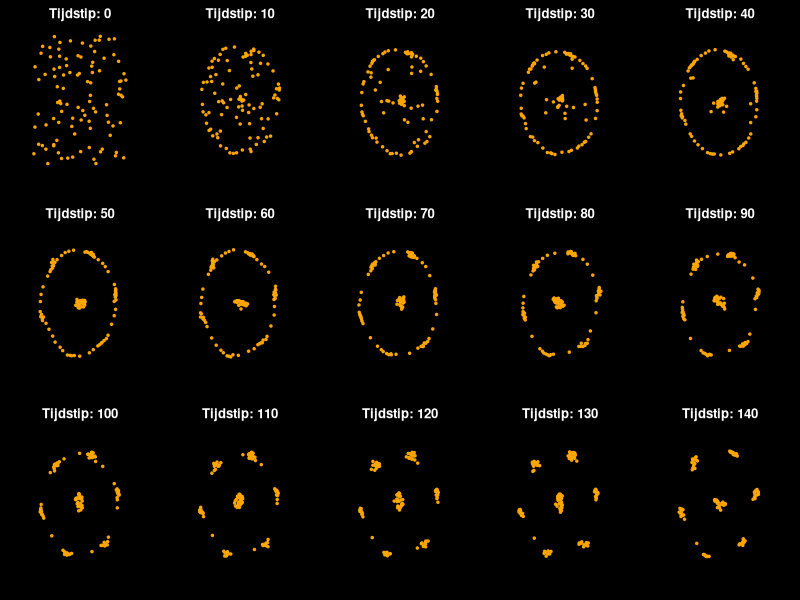
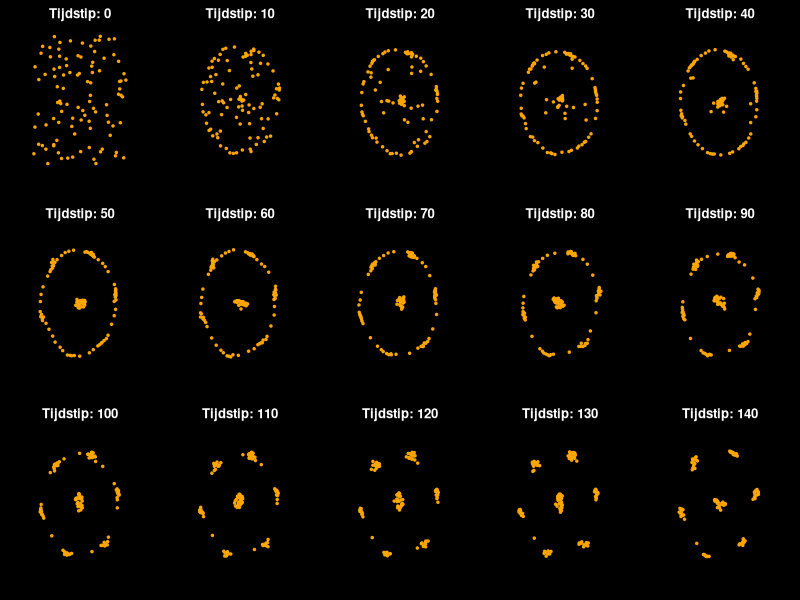
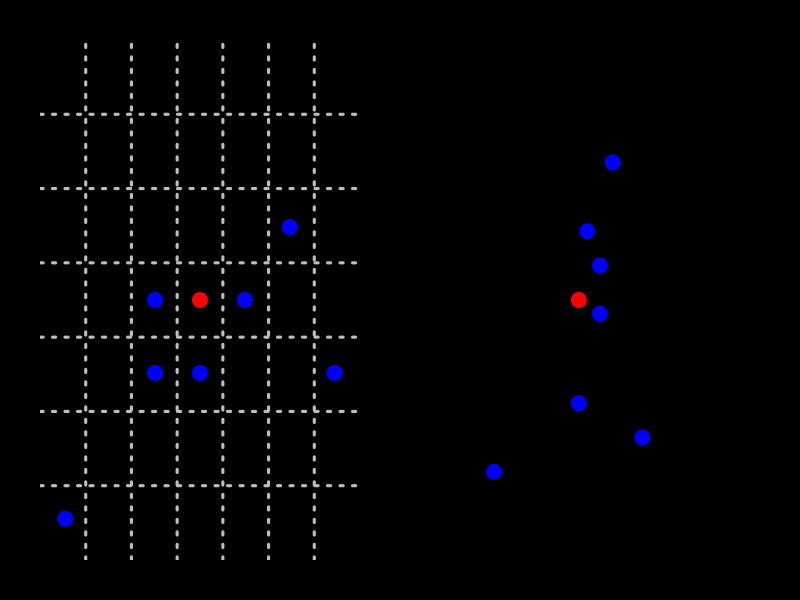

The R source for these figures, in order:
## ---- chunk 1
#| code-fold: true
#| eval: true 
#| code-summary: "Code voor geïnteresseerde student"

set.seed(8)
# Aantal tijdstappen
par(mar = rep(2, 4), bg = "black")
aantal_tijdstappen <- 150

# Aantal punten
aantal_punten <- 100

# Startcoördinaten
alle_posities <- data.frame(
  x = runif(aantal_punten),
  y = runif(aantal_punten)
)

# Parameters voor gedrag van punten
minimale_afstand <- 0.4
aantrekkingsfactor <- 0.001  # Factor voor de (globale) aantrekkingskracht
botsingsfactor <- 0.003   # Factor voor de (lokale) afstotingskracht

# Functie om, per punt, de aantrekkingskracht en botsingsdetectie te berekenen
update_positie <- function(alle_posities, i) {
  dx <- 0 #verandering in x voor dit punt
  dy <- 0 #verandering in y voor dit punt
  
  for (j in 1:aantal_punten) {
    if (i != j) { #niet met jezelf botsen / naar je zelf toe bewegen
      afstand_x <- alle_posities$x[j] - alle_posities$x[i]
      afstand_y <- alle_posities$y[j] - alle_posities$y[i]
      afstand <- sqrt(afstand_x^2 + afstand_y^2) #stelling van pythagoras
      
      # Aantrekkingskracht
      dx <- dx + aantrekkingsfactor * afstand_x / afstand
      dy <- dy + aantrekkingsfactor * afstand_y / afstand
      
      # Afstotingskracht voor botsingsdetectie
      if (afstand < minimale_afstand) {
        dx <- dx - botsingsfactor * afstand_x / afstand
        dy <- dy - botsingsfactor * afstand_y / afstand
      }
    }
  }
  
  return(c(dx, dy))
}
par(mfrow=c(3,5))
# Simuleer de diffusie en toon de resultaten stap voor stap
for (t in 1:aantal_tijdstappen) {
  # Maak (leeg) dataframe voor posities in volgende tijdstap
  nieuwe_positie <- data.frame(x = numeric(aantal_punten), y = numeric(aantal_punten))
  
  # Bereken de verplaatsingen op basis van huidige posities
  for (i in 1:aantal_punten) {
    verplaatsing <- update_positie(alle_posities, i)
    nieuwe_positie$x[i] <- alle_posities$x[i] + verplaatsing[1]
    nieuwe_positie$y[i] <- alle_posities$y[i] + verplaatsing[2]
  }
  
  # Update alle posities 
  alle_posities <- nieuwe_positie
  
  # Plot de huidige posities van de punten
  if(t%%10==1){
    plot(alle_posities$x, alle_posities$y, xlim = c(0, 1), ylim = c(0, 1), col = "orange", pch = 19, cex = 0.5,
       xlab = "X", ylab = "Y")
    title(sprintf("Tijdstip: %d", t-1),col.main="white")
  }
  
}
## ---- chunk 2
#| echo: false
#| eval: true

set.seed(8)
# Aantal tijdstappen
par(mar = rep(2, 4), bg = "black")
aantal_tijdstappen <- 150

# Aantal punten
aantal_punten <- 100

# Startcoördinaten
alle_posities <- data.frame(
  x = runif(aantal_punten),
  y = runif(aantal_punten)
)

# Parameters voor gedrag van punten
minimale_afstand <- 0.4
aantrekkingsfactor <- 0.001  # Factor voor de (globale) aantrekkingskracht
botsingsfactor <- 0.003   # Factor voor de (lokale) afstotingskracht

# Functie om, per punt, de aantrekkingskracht en botsingsdetectie te berekenen
update_positie <- function(alle_posities, i) {
  dx <- 0 #verandering in x voor dit punt
  dy <- 0 #verandering in y voor dit punt
  
  for (j in 1:aantal_punten) {
    if (i != j) { #niet met jezelf botsen / naar je zelf toe bewegen
      afstand_x <- alle_posities$x[j] - alle_posities$x[i]
      afstand_y <- alle_posities$y[j] - alle_posities$y[i]
      afstand <- sqrt(afstand_x^2 + afstand_y^2) #stelling van pythagoras
      
      # Aantrekkingskracht
      dx <- dx + aantrekkingsfactor * afstand_x / afstand
      dy <- dy + aantrekkingsfactor * afstand_y / afstand
      
      # Afstotingskracht voor botsingsdetectie
      if (afstand < minimale_afstand) {
        dx <- dx - botsingsfactor * afstand_x / afstand
        dy <- dy - botsingsfactor * afstand_y / afstand
      }
    }
  }
  
  return(c(dx, dy))
}
par(mfrow=c(3,5))
# Simuleer de diffusie en toon de resultaten stap voor stap
for (t in 1:aantal_tijdstappen) {
  # Maak (leeg) dataframe voor posities in volgende tijdstap
  nieuwe_positie <- data.frame(x = numeric(aantal_punten), y = numeric(aantal_punten))
  
  # Bereken de verplaatsingen op basis van huidige posities
  for (i in 1:aantal_punten) {
    verplaatsing <- update_positie(alle_posities, i)
    nieuwe_positie$x[i] <- alle_posities$x[i] + verplaatsing[1]
    nieuwe_positie$y[i] <- alle_posities$y[i] + verplaatsing[2]
  }
  
  # Update alle posities 
  alle_posities <- nieuwe_positie
  
  # Plot de huidige posities van de punten
  if(t%%10==1){
    plot(alle_posities$x, alle_posities$y, xlim = c(0, 1), ylim = c(0, 1), col = "orange", pch = 19, cex = 0.5,
       xlab = "X", ylab = "Y")
    title(sprintf("Tijdstip: %d", t-1),col.main="white")
  }
  
}
## ---- chunk 3
#| code-fold: true
#| fig-height: 4
#| fig-width: 8
# Set up for two plots side by side
par(mfrow=c(1, 2),mar=c(2,2,2,2))

# First plot: 7x7 grid with 1 red dot in the center and 7 blue dots, with at least 4 nearby
plot(1:7, 1:7, type="n", xlab="X", ylab="Y", xlim=c(0.7, 7.3), ylim=c(0.7, 7.3), xaxt="n", yaxt="n", bty="n")

# Add grid lines
grid(nx=7, ny=7, col="grey",lwd=3)

# Coordinates for blue dots ensuring 4 are adjacent to the red dot
blue_dots <- matrix(c(3, 3,  # Nearby
                      3, 4,  # Nearby
                      4, 3,  # Nearby
                      5, 4,  # Nearby
                      1, 1,  # Distant
                      6, 5,  # Distant
                      7, 3), ncol=2, byrow=TRUE)

# Add blue dots to the plot
points(blue_dots, pch=19, col="blue", cex=2)

# Coordinates for red dot (middle of 7x7 grid)
red_dot <- c(4, 4)

# Add red dot to the plot
points(red_dot[1], red_dot[2], pch=19, col="red", cex=2)

# Second plot: Continuous space with irregular distances and red dot near the middle
plot(NA, xlim=c(0, 7), ylim=c(0, 7), xlab="X", ylab="Y", bty="n")

# Coordinates for blue dots in continuous space
blue_dots_cont <- matrix(c(1, 1, 
                           3, 2,
                           4.5, 1.5,
                           3.5, 4,
                           3.8, 5.5,  # Nearby blue dot 1
                           3.5, 3.3,  # Nearby blue dot 2
                           3.2, 4.5), ncol=2, byrow=TRUE)  # Nearby blue dot 3

# Add blue dots to the plot
points(blue_dots_cont, pch=19, col="blue", cex=2)

# Coordinates for red dot near the middle
red_dot_cont <- c(3, 3.5)

# Add red dot to the plot
points(red_dot_cont[1], red_dot_cont[2], pch=19, col="red", cex=2)
